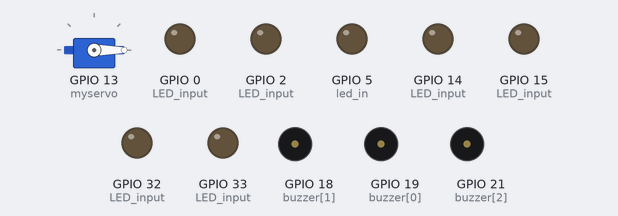
The sketch below on a simulated ESP32. Shown: servo, output pins drawn as LEDs (lit = HIGH), buzzer (waves = sounding, pin HIGH). WiFi joins after 1.5 s; servers stay silent unless stated; what the sketch prints to the serial monitor is not drawn.

Above: at 0.1 s.
At 2.3 s:
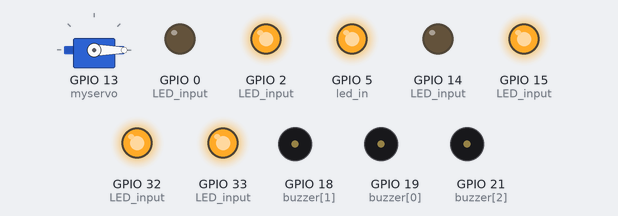
Timing chart, 0 to 3.8 s (numbered marks = the images above):
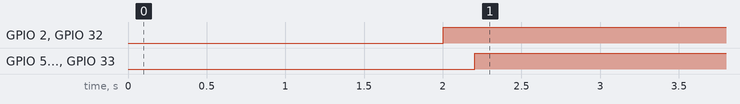

The sketch:

SafeHome_sensor.ino
```cpp
#include <ArduinoJson.h>
#include <WiFi.h>
#include <HTTPClient.h>
#include <ESP32Servo.h>

#define freq 2000
#define res 8
#define led_in 5 //spinker

const char* get_url = "https://ecourse.cpe.ku.ac.th/exceed07/api/hard_get/";

char str[100];
const char* ssid = "ZisZtR";
const char* password = "asd123456";
const int _size = 2*JSON_OBJECT_SIZE(8);
StaticJsonDocument<_size> JSONGet;

void WiFi_Connect(){
  WiFi.begin(ssid, password);
  Serial.print("Connecting to WiFi...");
  while(WiFi.status() != WL_CONNECTED){
    delay(1000);
    Serial.print(".");
  }
  Serial.println("Connected to network");
  Serial.print("IP Adress : ");
  Serial.println(WiFi.localIP());
}

//Flame, Water, Shock
int LED_input[3][2] = {{15, 33}, {0, 2}, {14, 32}}; //Red, Green pin
int LED_Mode[3][2] = {{0, 255}, {255, 255}, {255, 0}}; //we'll use Green, Yellow and Red color, which neither of them use Blue pin,
                                                       //therefore, we won't attach it

int buzzer[3] = {19, 18, 21}; //Flame, Water, Shock

int Flame, Water, Gas, Smoke;
int Shake =1;
Servo myservo;

String serial = "01";

TaskHandle_t FreeTask=NULL;

void _Get(){
  if(WiFi.status()==WL_CONNECTED){
    HTTPClient http;
    http.begin(get_url + serial);

    int hgcode = http.GET();
    if(hgcode==HTTP_CODE_OK){ //success
      String load = http.getString();
      Serial.println(load);
      DeserializationError err = deserializeJson(JSONGet, load);
      if(err){
        Serial.println(hgcode);
        Serial.println("Error deserialization");
      } else {
        Water = (int)JSONGet["water_level"];
        Gas = (int)JSONGet["gas"];
        Smoke = (int)JSONGet["smoke"];
        Flame = (int)JSONGet["flame"];
        Shake = (int)JSONGet["shake"];
      }
    } else { //fail
      Serial.println(hgcode);
      Serial.println("Fail to GET()");
    }
  }
}

void Flood(void *parameter){ //Flood LED&Buzzer Control
  while(1){
    //water LED2
    if(Water < 1600){
      for(int i=0;i<2;i++) ledcWrite(2+i, LED_Mode[0][i]); //green
      digitalWrite(buzzer[1], LOW);
    } else if(Water < 1900){
      for(int i=0;i<2;i++) ledcWrite(2+i, LED_Mode[1][i]); //yellow
      digitalWrite(buzzer[1], LOW);
    } else {
      for(int i=0;i<2;i++) ledcWrite(2+i, LED_Mode[2][i]); //red
      digitalWrite(buzzer[1], HIGH);
    }
    vTaskDelay(500/portTICK_PERIOD_MS);
  }
}

void Shock(void *parameter){ //Earthquake LED&Buzzer Control
  while(1){
    //shake LED3
    if(Shake){
      for(int i=0;i<2;i++) ledcWrite(4+i, LED_Mode[0][i]); //green
      digitalWrite(buzzer[2], LOW);
    } else {
      for(int i=0;i<2;i++) ledcWrite(4+i, LED_Mode[2][i]); //red
      digitalWrite(buzzer[2], HIGH);
    }
    vTaskDelay(500/portTICK_PERIOD_MS);
  }
}

void setup(){
  Serial.begin(9600);
  for(int i=0;i<3;i++){
    for(int j=0;j<2;j++){
      pinMode(LED_input[i][j], OUTPUT);
      ledcSetup(2*i+j, freq, res);
      ledcAttachPin(LED_input[i][j], 2*i+j);
      ledcWrite(2*i+j, 0);
    }
    pinMode(buzzer[i], OUTPUT);
    digitalWrite(buzzer[i], LOW);
  }

  pinMode(13, OUTPUT);
  myservo.attach(13);
  myservo.write(0);

  pinMode(led_in, OUTPUT);
  digitalWrite(led_in, LOW);

  WiFi_Connect();
  xTaskCreatePinnedToCore(Flood, "Flood", 1024, NULL, 1, &FreeTask, 0);
  xTaskCreatePinnedToCore(Shock, "Shock", 1024, NULL, 1, &FreeTask, 0);
}

void loop(){
  int stateFlame;
  int stateSmoke;
  _Get();

  //flame 2700-500-300, gas 2000up-2000down, smoke 1800-2000 || LED1
  for(int i=0;i<3;i++) digitalWrite(buzzer[i], LOW); //reset

  if(Gas>950){ //gas off limit
    for(int i=0;i<2;i++) ledcWrite(i, LED_Mode[2][i]); //red
    digitalWrite(buzzer[0], HIGH); //Warning
    myservo.write(90); //turn val off
    Serial.print("Servo done : ");
    Serial.print(myservo.read());
  }

  if(Flame>2700) stateFlame=0;
  else if(Flame>400) stateFlame=1;
  else stateFlame=2;

  if(Smoke>1800) stateSmoke=2;
  else if(Smoke>1500) stateSmoke=1;
  else stateSmoke=0;

  if(!stateFlame&&!stateSmoke){ //0&0
    for(int i=0;i<2;i++) ledcWrite(i, LED_Mode[0][i]); //green
    digitalWrite(led_in, HIGH); //spinker off
  } else if(stateFlame+stateSmoke < 3){ //middle
    for(int i=0;i<2;i++) ledcWrite(i, LED_Mode[1][i]); //yellow
    digitalWrite(led_in, HIGH); //spinker off
  } else {
    for(int i=0;i<2;i++) ledcWrite(i, LED_Mode[2][i]); //red
    digitalWrite(buzzer[0], HIGH); //Warning
    digitalWrite(led_in, LOW); //spinker on
  }

  delay(1000);
  myservo.write(0);
}
```

Measured:
- by itself, GPIO 2 (LED_input), GPIO 32 (LED_input): LOW → HIGH at 2.0 s
- by itself, GPIO 5 (led_in), GPIO 15 (LED_input), GPIO 33 (LED_input): LOW → HIGH at 2.2 s
